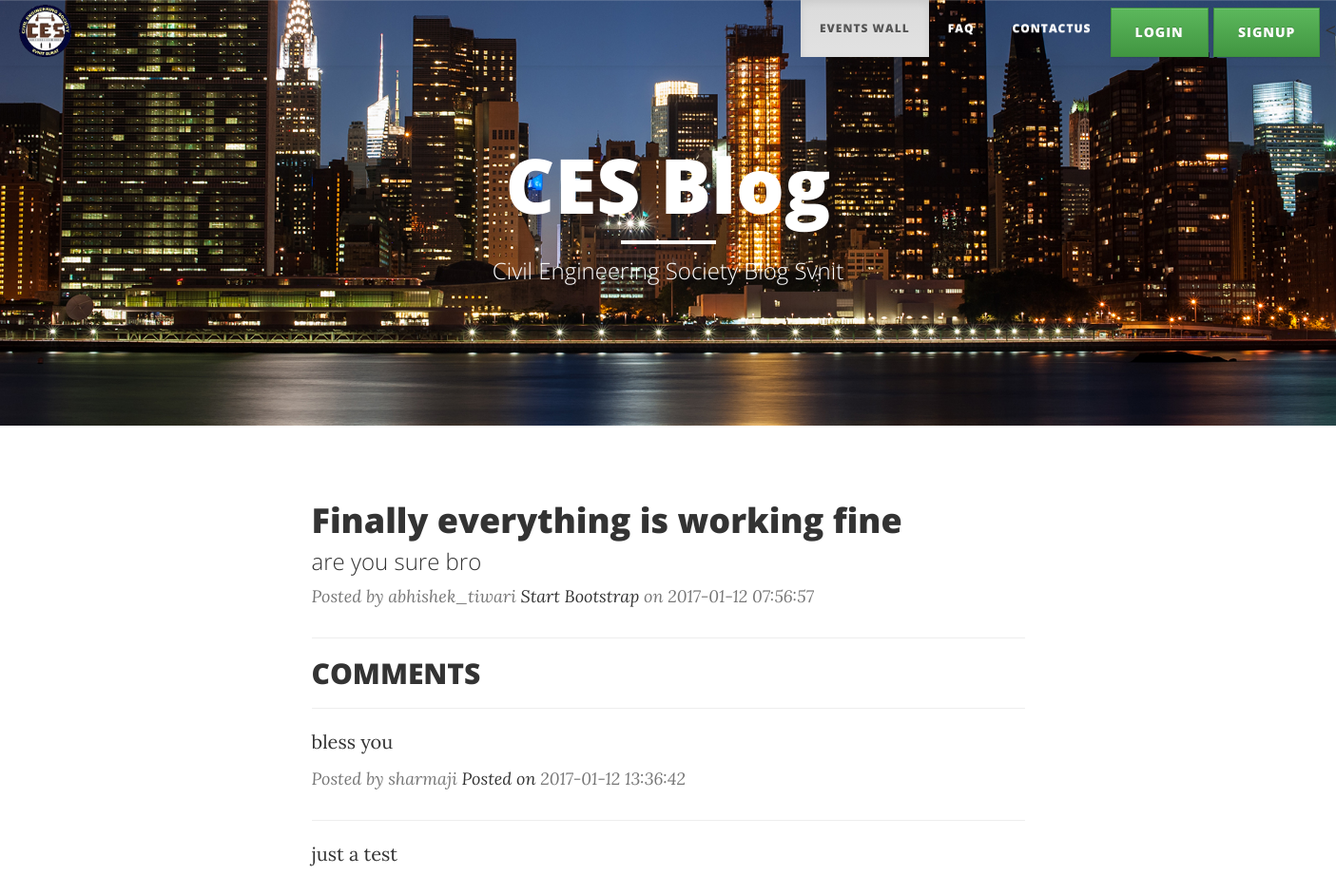
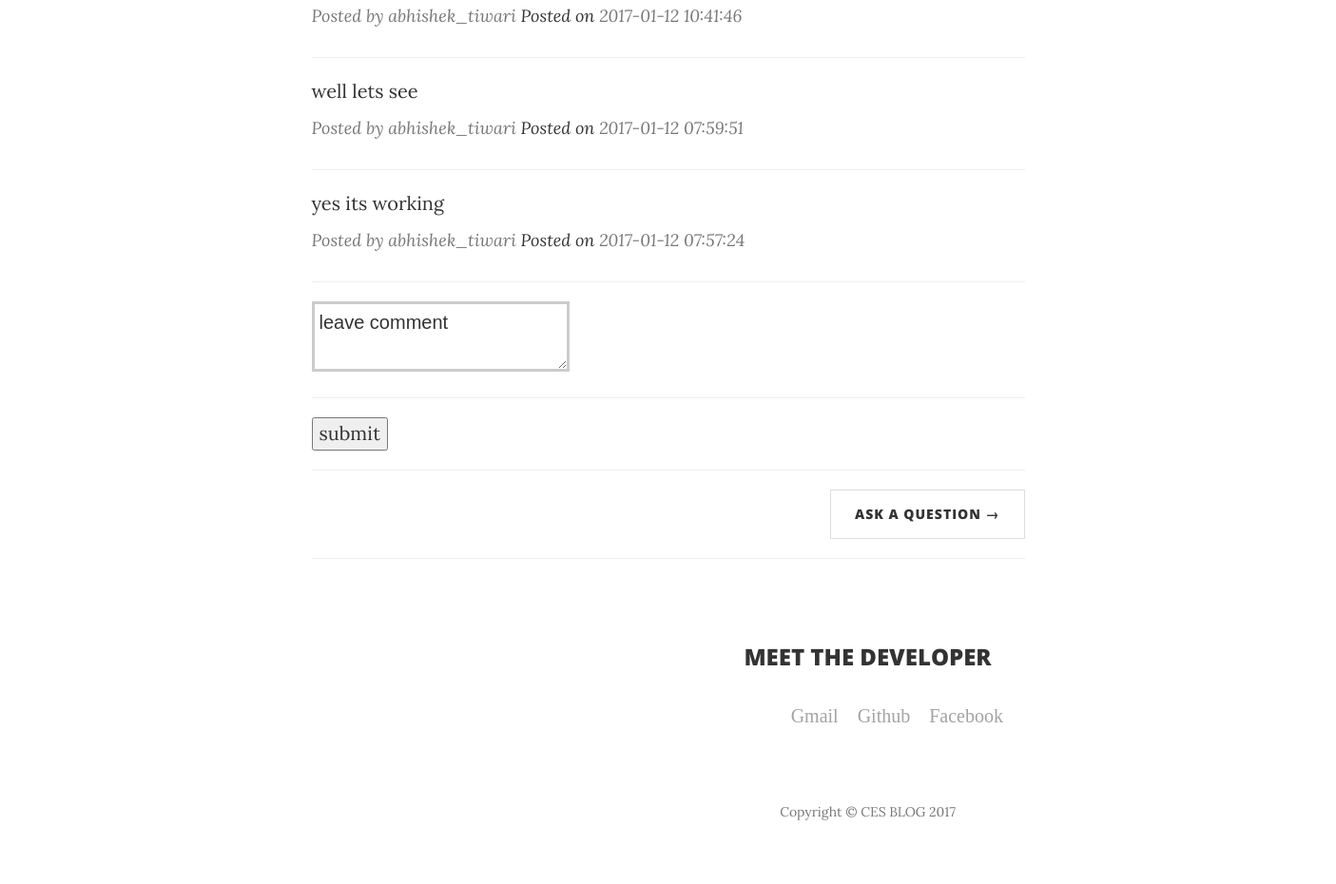
/post/6/ (signed in), run on an earlier commit of the app's database (2 pictures, top to bottom).
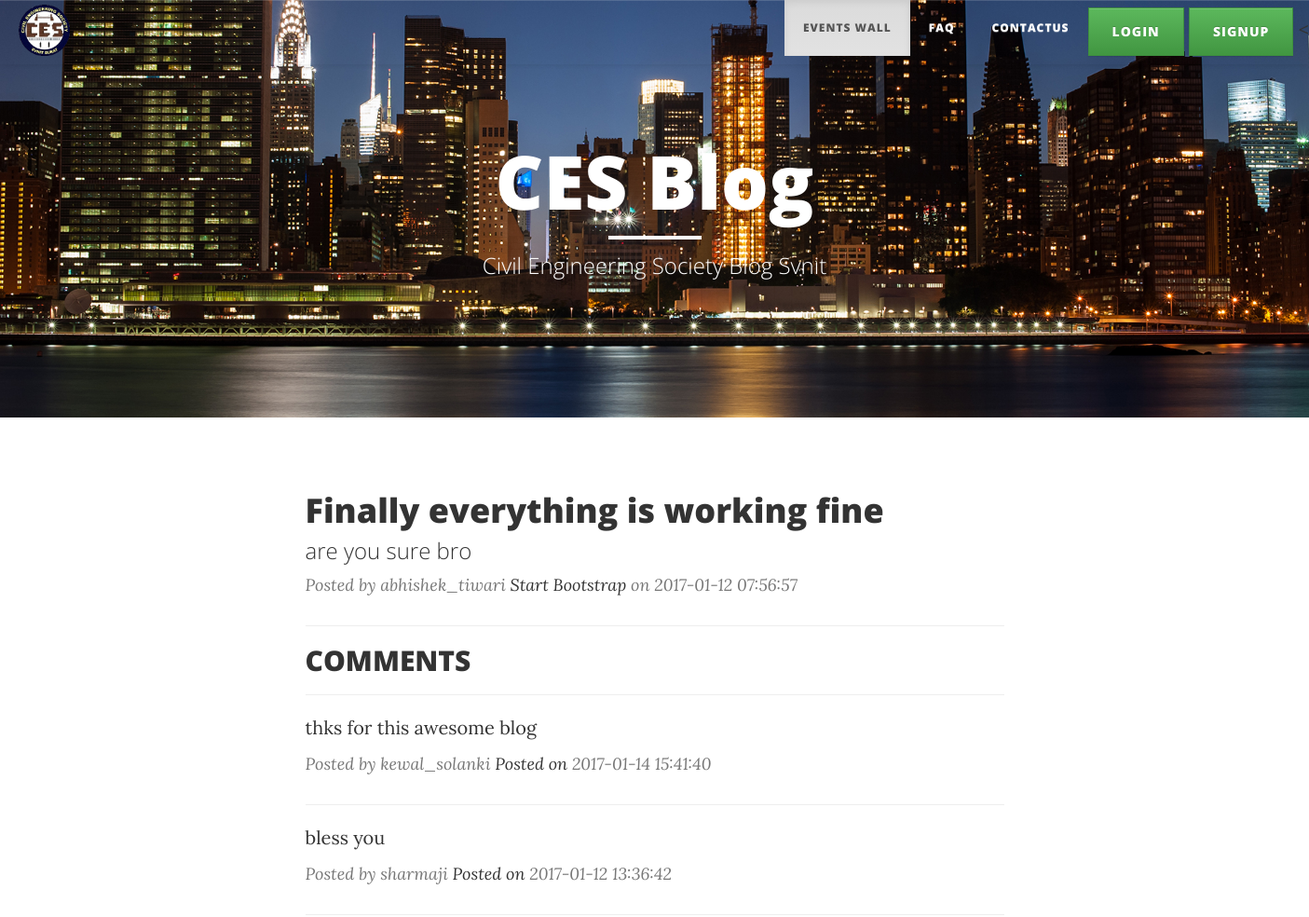
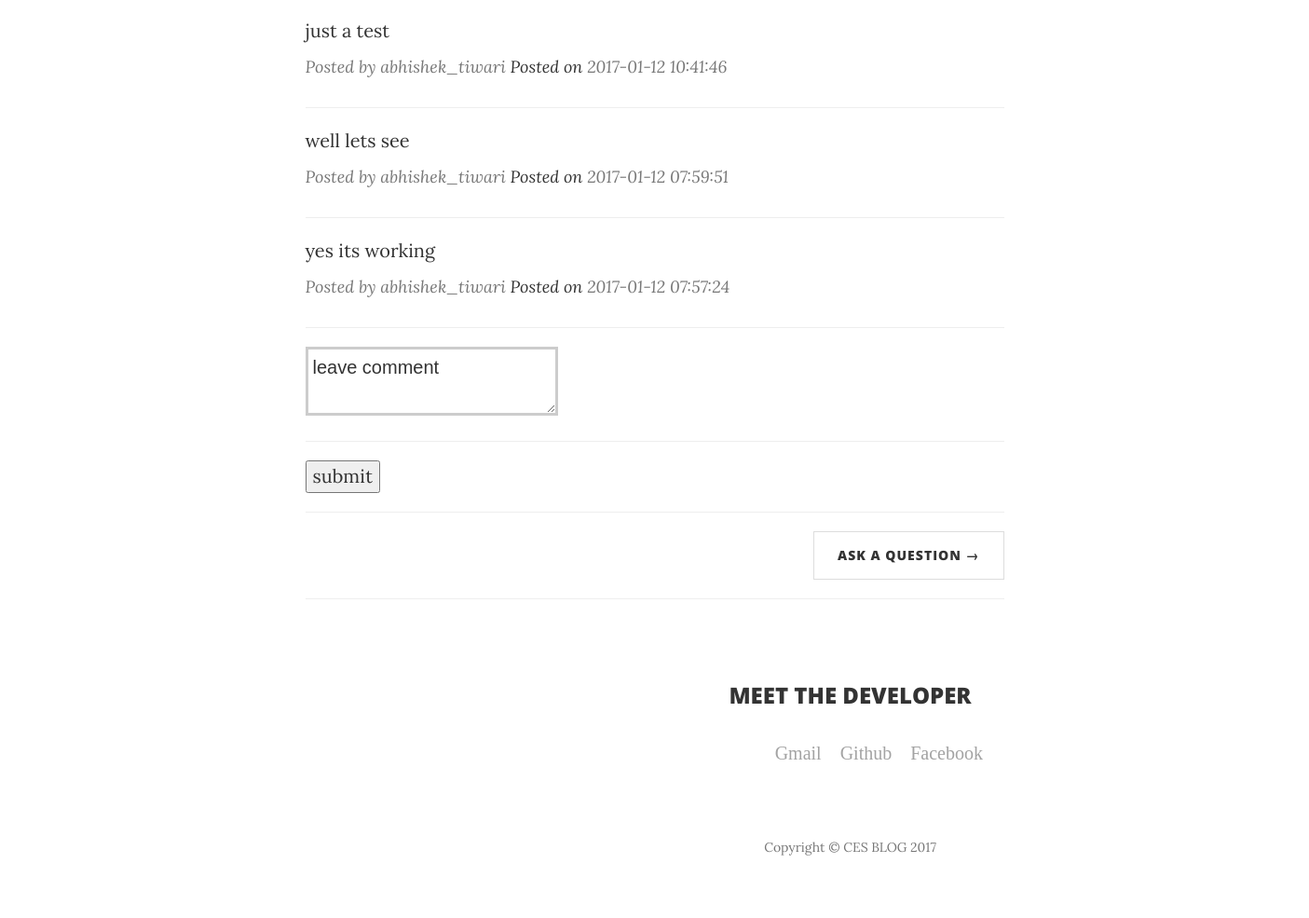
And on a later commit of the database (2 pictures, top to bottom).
### database_setup2.py (models this page shows)
class Posts(Base):
    __tablename__ = 'Posts'
    title = Column(String(250), nullable=False)
    PostText = Column(String, nullable=False)
    id = Column(Integer, primary_key=True)
    time_created = Column(DateTime(timezone=True), server_default=func.now())
    Owner_name = Column(String)
    Owner_id = Column(Integer,ForeignKey('user.id'))
    user = relationship(Users)

class Comments(Base):
    __tablename__ = 'Comments'
    id = Column(Integer, primary_key=True)
    Comment = Column(String, nullable=False)
    Commenter_Id = Column(Integer, ForeignKey('user.id'))
    time_created = Column(DateTime(timezone=True), server_default=func.now())
    Post_id = Column(Integer, ForeignKey('Posts.id'))
    Comment_rel = relationship(Users)
    post_rel = relationship(Posts)

class Users(Base):
    __tablename__ = 'user'
    id = Column(Integer, primary_key=True)
    name = Column(String(250), nullable=False)
    password = Column(String(100), nullable=False)
    email = Column(String(100))
    time_created = Column(DateTime(timezone=True), server_default=func.now())

### project.py (the view)
@app.route('/post/<int:postId>/', methods =['GET', 'POST'])
def Post_comments(postId):
	if request.method == 'POST':
		username_session = escape(session['username'])
		Commenter_id = sessions.query(Users).filter_by(name = username_session).one()
		message = request.form['message']
		new_comment = Comments(Comment = message, Commenter_Id= Commenter_id.id, Post_id= postId)
		sessions.add(new_comment)
		sessions.commit()
		users = sessions.query(Users).all()
		post = sessions.query(Posts).filter_by(id=postId).one()
		Comment = sessions.query(Comments).filter_by(Post_id=postId).order_by(desc(Comments.time_created))
		flash('Succesfully commented')
		return render_template('comment.html',user=username_session, post = post, comment=Comment, users=users)
	else:
		if 'username' in session:
			username_session = escape(session['username'])
			post = sessions.query(Posts).filter_by(id=postId).one()
			users = sessions.query(Users).all()
			Comment = sessions.query(Comments).filter_by(Post_id=postId).order_by(desc(Comments.time_created))
			return render_template('comment.html',post=post,users=users, user= username_session,comment=Comment)
		flash('You need to login to view comments')
		return redirect(url_for('login'))

### templates/comment.html (shortened to what this page needs)
<!DOCTYPE html>
<html lang="en">
<head>
   <link rel="stylesheet" href="https://maxcdn.bootstrapcdn.com/bootstrap/3.3.7/css/bootstrap.min.css">
    <link rel="stylesheet" href="https://maxcdn.bootstrapcdn.com/bootstrap/3.3.7/css/bootstrap-theme.min.css">
    <link href="{{url_for('static',filename = 'clean-blog.min.css')}}" rel="stylesheet">
    <link href="{{url_for('static',filename = 'font-awesome.min.css')}}" rel="stylesheet" type="text/css">
</head>
<body>
    <nav class="navbar navbar-default navbar-custom navbar-fixed-top test">
        <div class="container-fluid">
            <div class="navbar-header page-scroll">
                <a class="navbar-brand" href="" style="padding-top: 5px;"><img src="{{url_for('static', filename='logo.png')}}" style="width: 35%; "></a>
            </div>
            <div class="collapse navbar-collapse" id="bs-example-navbar-collapse-1">
                <ul class="nav navbar-nav navbar-right">
                {%if user%}
                <a  class="btn btn-success navbar-btn navbar-left" style="margin-right: 22px; text-align: center;" href="{{url_for('logout')}}">Logout</a>
                 {%else%}
                    <a  class="btn btn-success navbar-btn " href="{{url_for('login')}}">login</a>
                    <a  class="btn btn-success navbar-btn" href="{{url_for('signup')}}" style="margin-left: 0px;">signup</a>
                    {% endif %}
                    <li class="active" style="padding-left: 0%;"><a href="{{url_for('index')}}">EVENTS WALL</a></li>
                <li><a href="{{url_for('questions')}}">FAQ</a></li>
                <
                <li><a href="{{url_for('contact')}}">CONTACTUS</a></li>
                </ul>
            </div>
        </div>
    </nav>
    <header class="intro-header" style="background-image: url({{url_for( 'static', filename='buildings-3.jpg')}})">
        <div class="container">
            <div class="row">
                <div class="col-lg-8 col-lg-offset-2 col-md-10 col-md-offset-1">
                    <div class="site-heading">
                        <h1>CES Blog</h1>
                        <hr class="small">
                        <span class="subheading">Civil Engineering Society Blog Svnit</span>
                    </div>
                </div>
            </div>
        </div>
    </header>
    <div class="container">
        <div class="row">
            <div class="col-lg-8 col-lg-offset-2 col-md-10 col-md-offset-1">
                <div class="post-preview">
                    <a href="">
                        <h2 class="post-title">
                            {{post.title}}
                        </h2>
                        <h3 class="post-subtitle">
                            {{post.PostText}}
                        </h3>
                    </a>
                    <p class="post-meta">Posted by {{post.Owner_name}} <a href="#">Start Bootstrap</a> on {{post.time_created}}</p>
                    <hr>
                    <h2 class="post-title">COMMENTS</h2>
                    <hr>
                    {% for i in comment %}
                     <div class="post-preview">
                        <a href="">
                            <p class="post-subtitle">
                                {{i.Comment}}
                            </p>
                         </a>
                         {% for u in users %}
                         {% if i.Commenter_Id == u.id %}
                        <p class="post-meta">Posted by {{u.name}}
                        {% endif %}
                        {% endfor %}
                         <a href="#">Posted on</a> {{i.time_created}}</p>
                    <hr>
                    {% endfor %}
                    <form method="POST" action="{{url_for('Post_comments', postId = post.id)}}">
                        <textarea name="message" style="border: 3px solid #cccccc;padding: 5px;
                        font-family: Tahoma, sans-serif;">leave comment</textarea>
                        <hr>
                        <input type="submit" name="submit" value="submit">
                    </form>
                </div>
                <hr>
                <ul class="pager">
                    <li class="next">
                        <a href="{{url_for('questions')}}">ASK A QUESTION &rarr;</a>
                    </li>
                </ul>
            </div>
        </div>
    </div>
    <hr>
     <footer>
        <div class="container">
            <div class="row">
                <div class="col-lg-8 col-lg-offset-2 col-md-10 col-md-offset-1">
                <h3 class="post-title" style="text-align: center;">MEET THE DEVELOPER</h3>
                    <div id="footer_container">
                        <ul class="social">
                            <li><a href="https://www.facebook.com/profile.php?id=100003275864360" target="_blank">Facebook</a></li>
                            <li><a href="https://github.com/abhishek981996" target="_blank">Github</a></li>
                            <li><a href="#" target="_blank">Gmail</a></li>
                        </ul>
                    </div>
                    <p class="copyright text-muted">Copyright &copy; CES BLOG 2017</p>
                </div>
            </div>
        </div>
    </footer>
</body>
</html>

What changed in the data, as far as the page shows it:
added Comments: Comment "thks for this awesome blog", time_created "2017-01-14 15:41:40"
added Users: name "kewal_solanki", shown under "thks for this awesome blog"
